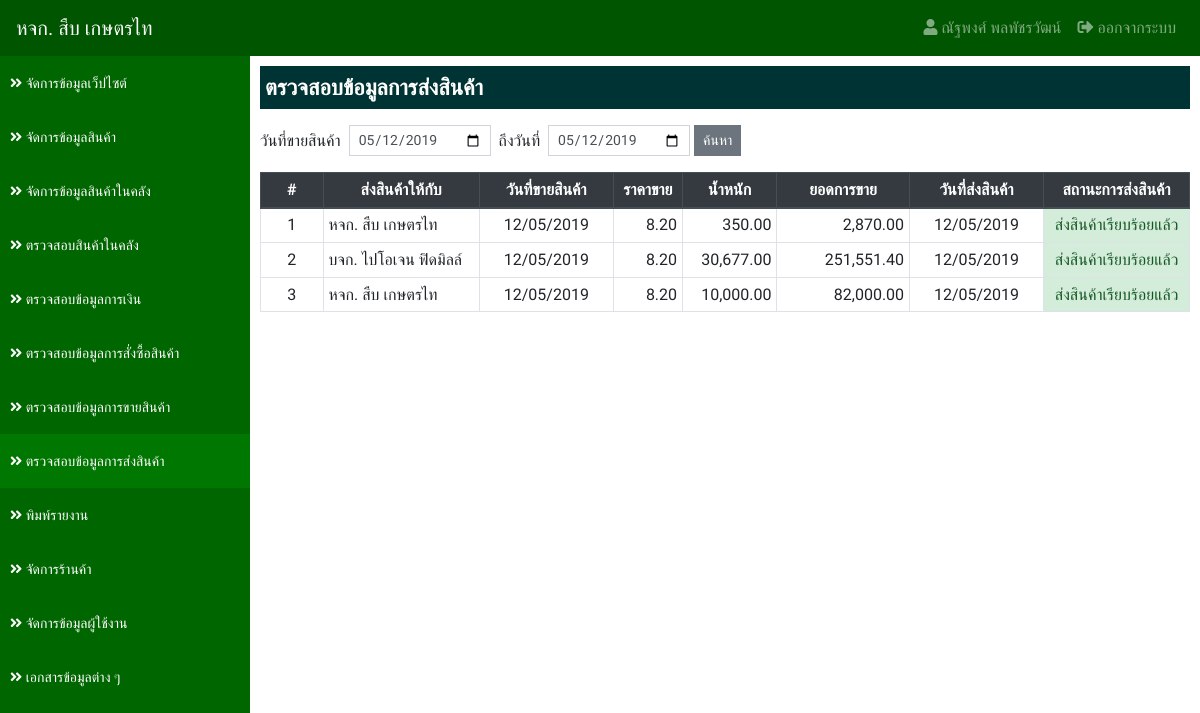
Screenshot of /?app=datatransfer&action=transfer (signed in) with the database file from the repository.
### tables this page shows
CREATE TABLE `lot_tb` (
  `lot_id` int(11) NOT NULL,
  `products_id` int(11) NOT NULL COMMENT 'รหัสสินค้า',
  `lot_date` date NOT NULL COMMENT 'วันที่ซื้อสินค้า',
  `lot_weight` decimal(10,2) NOT NULL COMMENT 'น้ำหนัก',
  `lot_price_buy` decimal(10,2) NOT NULL COMMENT 'ราคาซื้อ',
  `store_buy_id` int(11) NOT NULL COMMENT 'ซื้อกับ',
  `lot_price_sale` decimal(10,2) NOT NULL COMMENT 'ราคาขาย',
  `lot_date_sale` date NOT NULL COMMENT 'วันที่ขาย',
  `store_sale_id` int(11) NOT NULL COMMENT 'ขายให้กับ',
  `lot_status` int(1) NOT NULL DEFAULT '1' COMMENT 'สถานะ 1.ยังไม่ได้ขาย 2.ขายแล้ว',
  `lot_transfer` int(1) NOT NULL DEFAULT '1' COMMENT 'สถานะการส่ง 1.ยังไม่ได้ส่ง 2.ส่งเรียบร้อยแล้ว',
  `lot_transfer_date` date NOT NULL COMMENT 'วันที่ส่งสินค้า',
  `lot_other` decimal(10,2) NOT NULL COMMENT 'ค่ากรรมกร',
  `lot_fitby` int(11) NOT NULL COMMENT 'ผู้บันทึก',
  `lot_fitdate` datetime NOT NULL COMMENT 'บันทึกเมื่อ'
);

CREATE TABLE `store_tb` (
  `store_id` int(11) NOT NULL,
  `store_name` varchar(255) NOT NULL COMMENT 'ชื่อร้าน',
  `store_address` varchar(255) NOT NULL COMMENT 'ที่อยู่',
  `store_phone` varchar(100) NOT NULL COMMENT 'เบอร์โทรศัพท์',
  `store_tax` varchar(100) NOT NULL COMMENT 'เลขประจำตัวผู้เสียภาษี',
  `store_type` int(1) NOT NULL COMMENT 'ประเภทร้าน 1.เจ้าของร้าน 2.ร้านซื้อสินค้า 3.ร้านขายสินค้า',
  `store_status` int(1) NOT NULL COMMENT 'สถานะ 1.ใช้งาน 2.ปิดการใช้งาน 3.ลบ'
);

### applications/connect_db.php (called while the page is built, shortened)
<?php
    $serveName      = "localhost";
    $userConect     = "root";
    $passConnect    = "";
    $DB             = "sub_data";
    $conn           = new mysqli($serveName, $userConect, $passConnect, $DB);
    $conn->set_charset("utf8");
    $transferStatus = array('', 'ยังไม่ได้ส่งสินค้า', 'ส่งสินค้าเรียบร้อยแล้ว');
    function select_db($sql) {
        Global $conn;
        return $conn->query($sql);
    }
?>

### applications/datatransfer/transfer.php (the view, shortened to what this page needs)
<?php
    if (empty($_POST['date_start']) && empty($_POST['date_end'])) {
        $dateStart = date('Y-m-d');
        $dateEnd = date('Y-m-d');
    } else {
        $dateStart = $_POST['date_start'];
        $dateEnd = $_POST['date_end'];
    }
    $result = select_db("
        SELECT
            lot_tb.*,
            store_tb.store_name
        FROM
            lot_tb
        INNER JOIN store_tb ON lot_tb.store_sale_id = store_tb.store_id
        WHERE
            lot_date_sale BETWEEN '$dateStart 00:00:00' AND '$dateEnd 23:59:59'
        ORDER BY
            lot_transfer_date ASC
    ");
?>
<div class="detail">
    <p class="title">ตรวจสอบข้อมูลการส่งสินค้า</p>
    <form action="" class="form-inline" method="POST">
        <div class="input-group mb-3">
            <div class="mt-1"> วันที่ขายสินค้า &nbsp;</div>
            <input type="date" name="date_start" value="<?=$dateStart?>" class="form-control form-control-sm">
            <div class="mt-1">&nbsp; ถึงวันที่ &nbsp;</div>
            <input type="date" name="date_end" value="<?=$dateEnd?>" class="form-control form-control-sm">&nbsp;
            <button type="submit" class="btn btn-secondary btn-sm">ค้นหา</button>
        </div>
    </form>
    <table class="table table-bordered table-hover table-sm">
        <thead class="thead-dark">
            <tr>
                <th class="text-center" style="width: 80px;">#</th>
                <th class="text-center" style="width: 200px;">ส่งสินค้าให้กับ</th>
                <th class="text-center" style="width: 150px;">วันที่ขายสินค้า</th>
                <th class="text-center" style="width: 80px;">ราคาขาย</th>
                <th class="text-center" style="width: 100px;">น้ำหนัก</th>
                <th class="text-center" style="width: 150px;">ยอดการขาย</th>
                <th class="text-center" style="width: 150px;">วันที่ส่งสินค้า</th>
                <th class="text-center" style="width: 180px;">สถานะการส่งสินค้า</th>
            </tr>
        </thead>
        <tbody>
        <?php
            if ($result->num_rows > 0) {
                $i = 1;
                while($row = $result->fetch_assoc()) {
        ?>
            <tr>
                <td class="text-center"><?=$i?></td>
                <td><?=$row['store_name']?></td>
                <td class="text-center"><?=date_format(date_create($row['lot_date']),"d/m/Y")?></td>
                <td class="text-right"><?=number_format($row['lot_price_buy'],2)?></td>
                <td class="text-right"><?=number_format($row['lot_weight'],2)?></td>
                <td class="text-right"><?=number_format($row['lot_weight']*$row['lot_price_buy'],2)?></td>
                <td class="text-center"><?=($row['lot_transfer_date']!="0000-00-00")?date_format(date_create($row['lot_transfer_date']),"d/m/Y"):""?></td>
                <td class="text-center <?php if($row['lot_transfer'] == 2){echo "alert-success";}?>"><?=$transferStatus[$row['lot_transfer']]?></td>
            </tr>
        <?php $i++;}} else { ?>
            <tr>
                <td class="text-center" colspan="6">ไม่มีข้อมูล</td>
            </tr>
        <?php } ?>
        </tbody>
    </table>
</div>

### assets/css/custom.css (style rules this page uses)
html { overflow-x: hidden; }
body { font-family: 'Niramit', sans-serif; }
.form-control, .btn { border-radius: 0px; }
.content > .detail { padding: 10px; }
.content > .detail > .title { font-size: 22px; font-weight: bold; padding: 5px; background-color: #003333; color: #FFF; }

### rows the page displays
lot_tb: store_tb.store_name "หจก. สืบ เกษตรไท", lot_date "12/05/2019", lot_price_buy "8.20", lot_weight "350.00", $row['lot_weight']*$row['lot_price_buy'] "2,870.00", lot_transfer_date "12/05/2019", lot_transfer "ส่งสินค้าเรียบร้อยแล้ว"
lot_tb: store_tb.store_name "บจก. ไปโอเจน ฟิดมิลล์", lot_date "12/05/2019", lot_price_buy "8.20", lot_weight "30,677.00", $row['lot_weight']*$row['lot_price_buy'] "251,551.40", lot_transfer_date "12/05/2019", lot_transfer "ส่งสินค้าเรียบร้อยแล้ว"
lot_tb: store_tb.store_name "หจก. สืบ เกษตรไท", lot_date "12/05/2019", lot_price_buy "8.20", lot_weight "10,000.00", $row['lot_weight']*$row['lot_price_buy'] "82,000.00", lot_transfer_date "12/05/2019", lot_transfer "ส่งสินค้าเรียบร้อยแล้ว"

### other values shown
$_SESSION['user_fullname'] "ณัฐพงศ์ พลพัชรวัฒน์"
